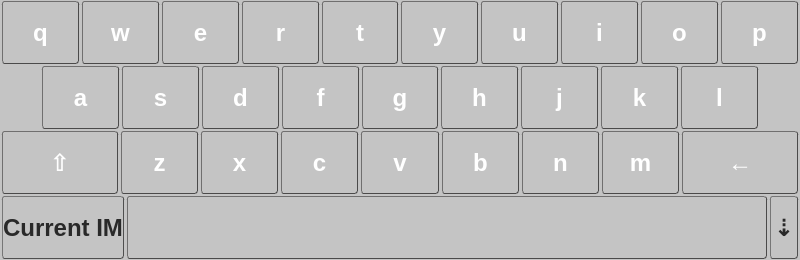
<?xml version="1.0" encoding="UTF-8"?>
<ui version="4.0">
 <class>QVirtualKeyboard</class>
 <widget class="QWidget" name="QVirtualKeyboard">
  <property name="geometry">
   <rect>
    <x>0</x>
    <y>0</y>
    <width>800</width>
    <height>260</height>
   </rect>
  </property>
  <property name="sizePolicy">
   <sizepolicy hsizetype="Preferred" vsizetype="Preferred">
    <horstretch>0</horstretch>
    <verstretch>0</verstretch>
   </sizepolicy>
  </property>
  <property name="minimumSize">
   <size>
    <width>520</width>
    <height>170</height>
   </size>
  </property>
  <property name="windowTitle">
   <string>Form</string>
  </property>
  <property name="styleSheet">
   <string notr="true">QWidget {
	/* Normal */
    background: #C4C4C4;
}

QPushButton {
    min-height: 1.5em;
    font: 24px;
    font-weight: bold;
    margin: 0 1px 0 1px;
    color: #292929;
    background-color: qlineargradient(x1: 0, y1: 0, x2: 0, y2: 1,
                                      stop: 0 #FFFFFF, stop: 0.7 #B3B3B3);
    border-style: outset;
    border-radius: 3px;
    border-width: 1px;
	border-color: #4F4F4F;
}

QPushButton:pressed {
	color: white;
	background-color: qlineargradient(x1: 0, y1: 0, x2: 0, y2: 1,
                                      stop: 0 #2D7D00, stop: 1 #7ED403);
}

QToolButton {
    font: 24px;
    font-weight: bold;
    margin: 0 1px 0 1px;

	/* Normal */
	color: white;
    border-color: #4b4a4a;
    background-color: qlineargradient(x1: 0, y1: 0, x2: 0, y2: 1,
                                      stop: 0 #707070, stop: 1 #353434);
	/* Glossy */
    /*color: white;
    border-color: #4b4a4a;
	background-color: qlineargradient(x1: 0, y1: 0, x2: 0, y2: 1,
                                      stop: 0 #838085, stop: 0.49 #5D5B5E,
									  stop: 0.5 #49474A, stop: 1 #323133);*/
    border-style: outset;
    border-radius: 3px;
    border-width: 1px;
}

QToolButton:pressed {
	color: white;
	background-color: qlineargradient(x1: 0, y1: 0, x2: 0, y2: 1,
                                      stop: 0 #2D7D00, stop: 1 #7ED403);
}

QToolButton:on {
	color: white;
    background-color: qlineargradient(x1: 0, y1: 0, x2: 0, y2: 1,
                                      stop: 0 #2D7D00, stop: 1 #7ED403);
}
</string>
  </property>
  <layout class="QVBoxLayout" name="verticalLayout">
   <property name="spacing">
    <number>0</number>
   </property>
   <property name="sizeConstraint">
    <enum>QLayout::SetMinAndMaxSize</enum>
   </property>
   <property name="margin">
    <number>1</number>
   </property>
   <item>
    <layout class="QVBoxLayout" name="mainLayout">
     <property name="spacing">
      <number>2</number>
     </property>
     <property name="sizeConstraint">
      <enum>QLayout::SetFixedSize</enum>
     </property>
     <property name="topMargin">
      <number>0</number>
     </property>
     <property name="bottomMargin">
      <number>0</number>
     </property>
     <item>
      <layout class="QHBoxLayout" name="horizontalLayout_2">
       <property name="spacing">
        <number>1</number>
       </property>
       <item>
        <widget class="QToolButton" name="btnQ">
         <property name="sizePolicy">
          <sizepolicy hsizetype="Expanding" vsizetype="Expanding">
           <horstretch>0</horstretch>
           <verstretch>0</verstretch>
          </sizepolicy>
         </property>
         <property name="font">
          <font>
           <weight>75</weight>
           <italic>false</italic>
           <bold>true</bold>
          </font>
         </property>
         <property name="whatsThis">
          <string>0x71</string>
         </property>
         <property name="text">
          <string>q</string>
         </property>
         <property name="checkable">
          <bool>false</bool>
         </property>
         <property name="autoRepeat">
          <bool>false</bool>
         </property>
        </widget>
       </item>
       <item>
        <widget class="QToolButton" name="btnW">
         <property name="sizePolicy">
          <sizepolicy hsizetype="Expanding" vsizetype="Expanding">
           <horstretch>0</horstretch>
           <verstretch>0</verstretch>
          </sizepolicy>
         </property>
         <property name="font">
          <font>
           <weight>75</weight>
           <italic>false</italic>
           <bold>true</bold>
          </font>
         </property>
         <property name="whatsThis">
          <string>0x77</string>
         </property>
         <property name="text">
          <string>w</string>
         </property>
         <property name="checkable">
          <bool>false</bool>
         </property>
         <property name="autoRepeat">
          <bool>false</bool>
         </property>
        </widget>
       </item>
       <item>
        <widget class="QToolButton" name="btnE">
         <property name="sizePolicy">
          <sizepolicy hsizetype="Expanding" vsizetype="Expanding">
           <horstretch>0</horstretch>
           <verstretch>0</verstretch>
          </sizepolicy>
         </property>
         <property name="font">
          <font>
           <weight>75</weight>
           <italic>false</italic>
           <bold>true</bold>
          </font>
         </property>
         <property name="whatsThis">
          <string>0x65</string>
         </property>
         <property name="text">
          <string>e</string>
         </property>
         <property name="checkable">
          <bool>false</bool>
         </property>
         <property name="autoRepeat">
          <bool>false</bool>
         </property>
        </widget>
       </item>
       <item>
        <widget class="QToolButton" name="btnR">
         <property name="sizePolicy">
          <sizepolicy hsizetype="Expanding" vsizetype="Expanding">
           <horstretch>0</horstretch>
           <verstretch>0</verstretch>
          </sizepolicy>
         </property>
         <property name="font">
          <font>
           <weight>75</weight>
           <italic>false</italic>
           <bold>true</bold>
          </font>
         </property>
         <property name="whatsThis">
          <string>0x72</string>
         </property>
         <property name="text">
          <string>r</string>
         </property>
         <property name="checkable">
          <bool>false</bool>
         </property>
         <property name="autoRepeat">
          <bool>false</bool>
         </property>
        </widget>
       </item>
       <item>
        <widget class="QToolButton" name="btnT">
         <property name="sizePolicy">
          <sizepolicy hsizetype="Expanding" vsizetype="Expanding">
           <horstretch>0</horstretch>
           <verstretch>0</verstretch>
          </sizepolicy>
         </property>
         <property name="font">
          <font>
           <weight>75</weight>
           <italic>false</italic>
           <bold>true</bold>
          </font>
         </property>
         <property name="whatsThis">
          <string>0x74</string>
         </property>
         <property name="text">
          <string>t</string>
         </property>
         <property name="checkable">
          <bool>false</bool>
         </property>
         <property name="autoRepeat">
          <bool>false</bool>
         </property>
        </widget>
       </item>
       <item>
        <widget class="QToolButton" name="btnY">
         <property name="sizePolicy">
          <sizepolicy hsizetype="Expanding" vsizetype="Expanding">
           <horstretch>0</horstretch>
           <verstretch>0</verstretch>
          </sizepolicy>
         </property>
         <property name="font">
          <font>
           <weight>75</weight>
           <italic>false</italic>
           <bold>true</bold>
          </font>
         </property>
         <property name="whatsThis">
          <string>0x79</string>
         </property>
         <property name="text">
          <string>y</string>
         </property>
         <property name="checkable">
          <bool>false</bool>
         </property>
         <property name="autoRepeat">
          <bool>false</bool>
         </property>
        </widget>
       </item>
       <item>
        <widget class="QToolButton" name="btnU">
         <property name="sizePolicy">
          <sizepolicy hsizetype="Expanding" vsizetype="Expanding">
           <horstretch>0</horstretch>
           <verstretch>0</verstretch>
          </sizepolicy>
         </property>
         <property name="font">
          <font>
           <weight>75</weight>
           <italic>false</italic>
           <bold>true</bold>
          </font>
         </property>
         <property name="whatsThis">
          <string>0x75</string>
         </property>
         <property name="text">
          <string>u</string>
         </property>
         <property name="checkable">
          <bool>false</bool>
         </property>
         <property name="autoRepeat">
          <bool>false</bool>
         </property>
        </widget>
       </item>
       <item>
        <widget class="QToolButton" name="btnI">
         <property name="sizePolicy">
          <sizepolicy hsizetype="Expanding" vsizetype="Expanding">
           <horstretch>0</horstretch>
           <verstretch>0</verstretch>
          </sizepolicy>
         </property>
         <property name="font">
          <font>
           <weight>75</weight>
           <italic>false</italic>
           <bold>true</bold>
          </font>
         </property>
         <property name="whatsThis">
          <string>0x69</string>
         </property>
         <property name="text">
          <string>i</string>
         </property>
         <property name="checkable">
          <bool>false</bool>
         </property>
         <property name="autoRepeat">
          <bool>false</bool>
         </property>
        </widget>
       </item>
       <item>
        <widget class="QToolButton" name="btnO">
         <property name="sizePolicy">
          <sizepolicy hsizetype="Expanding" vsizetype="Expanding">
           <horstretch>0</horstretch>
           <verstretch>0</verstretch>
          </sizepolicy>
         </property>
         <property name="font">
          <font>
           <weight>75</weight>
           <italic>false</italic>
           <bold>true</bold>
          </font>
         </property>
         <property name="whatsThis">
          <string>0x6f</string>
         </property>
         <property name="text">
          <string>o</string>
         </property>
         <property name="checkable">
          <bool>false</bool>
         </property>
         <property name="autoRepeat">
          <bool>false</bool>
         </property>
        </widget>
       </item>
       <item>
        <widget class="QToolButton" name="btnP">
         <property name="sizePolicy">
          <sizepolicy hsizetype="Expanding" vsizetype="Expanding">
           <horstretch>0</horstretch>
           <verstretch>0</verstretch>
          </sizepolicy>
         </property>
         <property name="font">
          <font>
           <weight>75</weight>
           <italic>false</italic>
           <bold>true</bold>
          </font>
         </property>
         <property name="whatsThis">
          <string>0x70</string>
         </property>
         <property name="text">
          <string>p</string>
         </property>
         <property name="checkable">
          <bool>false</bool>
         </property>
         <property name="autoRepeat">
          <bool>false</bool>
         </property>
        </widget>
       </item>
      </layout>
     </item>
     <item>
      <layout class="QHBoxLayout" name="horizontalLayout_3">
       <property name="spacing">
        <number>1</number>
       </property>
       <property name="leftMargin">
        <number>40</number>
       </property>
       <property name="rightMargin">
        <number>40</number>
       </property>
       <item>
        <widget class="QToolButton" name="btnA">
         <property name="sizePolicy">
          <sizepolicy hsizetype="Expanding" vsizetype="Expanding">
           <horstretch>0</horstretch>
           <verstretch>0</verstretch>
          </sizepolicy>
         </property>
         <property name="font">
          <font>
           <weight>75</weight>
           <italic>false</italic>
           <bold>true</bold>
          </font>
         </property>
         <property name="whatsThis">
          <string>0x61</string>
         </property>
         <property name="text">
          <string>a</string>
         </property>
         <property name="checkable">
          <bool>false</bool>
         </property>
         <property name="autoRepeat">
          <bool>false</bool>
         </property>
        </widget>
       </item>
       <item>
        <widget class="QToolButton" name="btnS">
         <property name="sizePolicy">
          <sizepolicy hsizetype="Expanding" vsizetype="Expanding">
           <horstretch>0</horstretch>
           <verstretch>0</verstretch>
          </sizepolicy>
         </property>
         <property name="font">
          <font>
           <weight>75</weight>
           <italic>false</italic>
           <bold>true</bold>
          </font>
         </property>
         <property name="whatsThis">
          <string>0x73</string>
         </property>
         <property name="text">
          <string>s</string>
         </property>
         <property name="checkable">
          <bool>false</bool>
         </property>
         <property name="autoRepeat">
          <bool>false</bool>
         </property>
        </widget>
       </item>
       <item>
        <widget class="QToolButton" name="btnD">
         <property name="sizePolicy">
          <sizepolicy hsizetype="Expanding" vsizetype="Expanding">
           <horstretch>0</horstretch>
           <verstretch>0</verstretch>
          </sizepolicy>
         </property>
         <property name="font">
          <font>
           <weight>75</weight>
           <italic>false</italic>
           <bold>true</bold>
          </font>
         </property>
         <property name="whatsThis">
          <string>0x64</string>
         </property>
         <property name="text">
          <string>d</string>
         </property>
         <property name="checkable">
          <bool>false</bool>
         </property>
         <property name="autoRepeat">
          <bool>false</bool>
         </property>
        </widget>
       </item>
       <item>
        <widget class="QToolButton" name="btnF">
         <property name="sizePolicy">
          <sizepolicy hsizetype="Expanding" vsizetype="Expanding">
           <horstretch>0</horstretch>
           <verstretch>0</verstretch>
          </sizepolicy>
         </property>
         <property name="font">
          <font>
           <weight>75</weight>
           <italic>false</italic>
           <bold>true</bold>
          </font>
         </property>
         <property name="whatsThis">
          <string>0x66</string>
         </property>
         <property name="text">
          <string>f</string>
         </property>
         <property name="checkable">
          <bool>false</bool>
         </property>
         <property name="autoRepeat">
          <bool>false</bool>
         </property>
        </widget>
       </item>
       <item>
        <widget class="QToolButton" name="btnG">
         <property name="sizePolicy">
          <sizepolicy hsizetype="Expanding" vsizetype="Expanding">
           <horstretch>0</horstretch>
           <verstretch>0</verstretch>
          </sizepolicy>
         </property>
         <property name="font">
          <font>
           <weight>75</weight>
           <italic>false</italic>
           <bold>true</bold>
          </font>
         </property>
         <property name="whatsThis">
          <string>0x67</string>
         </property>
         <property name="text">
          <string>g</string>
         </property>
         <property name="checkable">
          <bool>false</bool>
         </property>
         <property name="autoRepeat">
          <bool>false</bool>
         </property>
        </widget>
       </item>
       <item>
        <widget class="QToolButton" name="btnH">
         <property name="sizePolicy">
          <sizepolicy hsizetype="Expanding" vsizetype="Expanding">
           <horstretch>0</horstretch>
           <verstretch>0</verstretch>
          </sizepolicy>
         </property>
         <property name="font">
          <font>
           <weight>75</weight>
           <italic>false</italic>
           <bold>true</bold>
          </font>
         </property>
         <property name="whatsThis">
          <string>0x68</string>
         </property>
         <property name="text">
          <string>h</string>
         </property>
         <property name="checkable">
          <bool>false</bool>
         </property>
         <property name="autoRepeat">
          <bool>false</bool>
         </property>
        </widget>
       </item>
       <item>
        <widget class="QToolButton" name="btnJ">
         <property name="sizePolicy">
          <sizepolicy hsizetype="Expanding" vsizetype="Expanding">
           <horstretch>0</horstretch>
           <verstretch>0</verstretch>
          </sizepolicy>
         </property>
         <property name="font">
          <font>
           <pointsize>10</pointsize>
           <weight>75</weight>
           <italic>false</italic>
           <bold>true</bold>
          </font>
         </property>
         <property name="whatsThis">
          <string>0x6a</string>
         </property>
         <property name="text">
          <string>j</string>
         </property>
         <property name="checkable">
          <bool>false</bool>
         </property>
         <property name="autoRepeat">
          <bool>false</bool>
         </property>
        </widget>
       </item>
       <item>
        <widget class="QToolButton" name="btnK">
         <property name="sizePolicy">
          <sizepolicy hsizetype="Expanding" vsizetype="Expanding">
           <horstretch>0</horstretch>
           <verstretch>0</verstretch>
          </sizepolicy>
         </property>
         <property name="font">
          <font>
           <weight>75</weight>
           <italic>false</italic>
           <bold>true</bold>
          </font>
         </property>
         <property name="whatsThis">
          <string>0x6b</string>
         </property>
         <property name="text">
          <string>k</string>
         </property>
         <property name="checkable">
          <bool>false</bool>
         </property>
         <property name="autoRepeat">
          <bool>false</bool>
         </property>
        </widget>
       </item>
       <item>
        <widget class="QToolButton" name="btnL">
         <property name="sizePolicy">
          <sizepolicy hsizetype="Expanding" vsizetype="Expanding">
           <horstretch>0</horstretch>
           <verstretch>0</verstretch>
          </sizepolicy>
         </property>
         <property name="font">
          <font>
           <weight>75</weight>
           <italic>false</italic>
           <bold>true</bold>
          </font>
         </property>
         <property name="whatsThis">
          <string>0x6c</string>
         </property>
         <property name="text">
          <string>l</string>
         </property>
         <property name="checkable">
          <bool>false</bool>
         </property>
         <property name="autoRepeat">
          <bool>false</bool>
         </property>
        </widget>
       </item>
      </layout>
     </item>
     <item>
      <layout class="QHBoxLayout" name="horizontalLayout_4">
       <property name="spacing">
        <number>1</number>
       </property>
       <item>
        <widget class="QToolButton" name="btnShiftLeft">
         <property name="sizePolicy">
          <sizepolicy hsizetype="Expanding" vsizetype="Expanding">
           <horstretch>0</horstretch>
           <verstretch>0</verstretch>
          </sizepolicy>
         </property>
         <property name="minimumSize">
          <size>
           <width>118</width>
           <height>0</height>
          </size>
         </property>
         <property name="font">
          <font>
           <weight>75</weight>
           <italic>false</italic>
           <bold>true</bold>
          </font>
         </property>
         <property name="whatsThis">
          <string>0x01000020</string>
         </property>
         <property name="text">
          <string>⇧</string>
         </property>
         <property name="checkable">
          <bool>true</bool>
         </property>
         <property name="autoRepeat">
          <bool>false</bool>
         </property>
        </widget>
       </item>
       <item>
        <widget class="QToolButton" name="btnZ">
         <property name="sizePolicy">
          <sizepolicy hsizetype="Expanding" vsizetype="Expanding">
           <horstretch>0</horstretch>
           <verstretch>0</verstretch>
          </sizepolicy>
         </property>
         <property name="font">
          <font>
           <weight>75</weight>
           <italic>false</italic>
           <bold>true</bold>
          </font>
         </property>
         <property name="whatsThis">
          <string>0x7a</string>
         </property>
         <property name="text">
          <string>z</string>
         </property>
         <property name="checkable">
          <bool>false</bool>
         </property>
         <property name="autoRepeat">
          <bool>false</bool>
         </property>
        </widget>
       </item>
       <item>
        <widget class="QToolButton" name="btnX">
         <property name="sizePolicy">
          <sizepolicy hsizetype="Expanding" vsizetype="Expanding">
           <horstretch>0</horstretch>
           <verstretch>0</verstretch>
          </sizepolicy>
         </property>
         <property name="font">
          <font>
           <weight>75</weight>
           <italic>false</italic>
           <bold>true</bold>
          </font>
         </property>
         <property name="whatsThis">
          <string>0x78</string>
         </property>
         <property name="text">
          <string>x</string>
         </property>
         <property name="checkable">
          <bool>false</bool>
         </property>
         <property name="autoRepeat">
          <bool>false</bool>
         </property>
        </widget>
       </item>
       <item>
        <widget class="QToolButton" name="btnC">
         <property name="sizePolicy">
          <sizepolicy hsizetype="Expanding" vsizetype="Expanding">
           <horstretch>0</horstretch>
           <verstretch>0</verstretch>
          </sizepolicy>
         </property>
         <property name="font">
          <font>
           <weight>75</weight>
           <italic>false</italic>
           <bold>true</bold>
          </font>
         </property>
         <property name="whatsThis">
          <string>0x63</string>
         </property>
         <property name="text">
          <string>c</string>
         </property>
         <property name="checkable">
          <bool>false</bool>
         </property>
         <property name="autoRepeat">
          <bool>false</bool>
         </property>
        </widget>
       </item>
       <item>
        <widget class="QToolButton" name="btnV">
         <property name="sizePolicy">
          <sizepolicy hsizetype="Expanding" vsizetype="Expanding">
           <horstretch>0</horstretch>
           <verstretch>0</verstretch>
          </sizepolicy>
         </property>
         <property name="font">
          <font>
           <weight>75</weight>
           <italic>false</italic>
           <bold>true</bold>
          </font>
         </property>
         <property name="whatsThis">
          <string>0x76</string>
         </property>
         <property name="text">
          <string>v</string>
         </property>
         <property name="checkable">
          <bool>false</bool>
         </property>
         <property name="autoRepeat">
          <bool>false</bool>
         </property>
        </widget>
       </item>
       <item>
        <widget class="QToolButton" name="btnB">
         <property name="sizePolicy">
          <sizepolicy hsizetype="Expanding" vsizetype="Expanding">
           <horstretch>0</horstretch>
           <verstretch>0</verstretch>
          </sizepolicy>
         </property>
         <property name="font">
          <font>
           <weight>75</weight>
           <italic>false</italic>
           <bold>true</bold>
          </font>
         </property>
         <property name="whatsThis">
          <string>0x62</string>
         </property>
         <property name="text">
          <string>b</string>
         </property>
         <property name="checkable">
          <bool>false</bool>
         </property>
         <property name="autoRepeat">
          <bool>false</bool>
         </property>
        </widget>
       </item>
       <item>
        <widget class="QToolButton" name="btnN">
         <property name="sizePolicy">
          <sizepolicy hsizetype="Expanding" vsizetype="Expanding">
           <horstretch>0</horstretch>
           <verstretch>0</verstretch>
          </sizepolicy>
         </property>
         <property name="font">
          <font>
           <weight>75</weight>
           <italic>false</italic>
           <bold>true</bold>
          </font>
         </property>
         <property name="whatsThis">
          <string>0x6e</string>
         </property>
         <property name="text">
          <string>n</string>
         </property>
         <property name="checkable">
          <bool>false</bool>
         </property>
         <property name="autoRepeat">
          <bool>false</bool>
         </property>
        </widget>
       </item>
       <item>
        <widget class="QToolButton" name="btnM">
         <property name="sizePolicy">
          <sizepolicy hsizetype="Expanding" vsizetype="Expanding">
           <horstretch>0</horstretch>
           <verstretch>0</verstretch>
          </sizepolicy>
         </property>
         <property name="font">
          <font>
           <weight>75</weight>
           <italic>false</italic>
           <bold>true</bold>
          </font>
         </property>
         <property name="whatsThis">
          <string>0x6d</string>
         </property>
         <property name="text">
          <string>m</string>
         </property>
         <property name="checkable">
          <bool>false</bool>
         </property>
         <property name="autoRepeat">
          <bool>false</bool>
         </property>
        </widget>
       </item>
       <item>
        <widget class="QToolButton" name="btnBackSpace">
         <property name="sizePolicy">
          <sizepolicy hsizetype="Expanding" vsizetype="Expanding">
           <horstretch>0</horstretch>
           <verstretch>0</verstretch>
          </sizepolicy>
         </property>
         <property name="minimumSize">
          <size>
           <width>118</width>
           <height>0</height>
          </size>
         </property>
         <property name="font">
          <font>
           <weight>75</weight>
           <italic>false</italic>
           <bold>true</bold>
          </font>
         </property>
         <property name="whatsThis">
          <string>0x01000003</string>
         </property>
         <property name="text">
          <string>←</string>
         </property>
         <property name="checkable">
          <bool>false</bool>
         </property>
         <property name="autoRepeat">
          <bool>true</bool>
         </property>
        </widget>
       </item>
      </layout>
     </item>
     <item>
      <layout class="QHBoxLayout" name="horizontalLayout_5">
       <property name="spacing">
        <number>1</number>
       </property>
       <item>
        <widget class="QPushButton" name="btnIMToggle">
         <property name="sizePolicy">
          <sizepolicy hsizetype="Minimum" vsizetype="Minimum">
           <horstretch>0</horstretch>
           <verstretch>0</verstretch>
          </sizepolicy>
         </property>
         <property name="minimumSize">
          <size>
           <width>88</width>
           <height>25</height>
          </size>
         </property>
         <property name="text">
          <string>Current IM</string>
         </property>
        </widget>
       </item>
       <item>
        <widget class="QToolButton" name="btnSpace">
         <property name="sizePolicy">
          <sizepolicy hsizetype="MinimumExpanding" vsizetype="Expanding">
           <horstretch>0</horstretch>
           <verstretch>0</verstretch>
          </sizepolicy>
         </property>
         <property name="font">
          <font>
           <weight>75</weight>
           <italic>false</italic>
           <bold>true</bold>
          </font>
         </property>
         <property name="whatsThis">
          <string>0x20</string>
         </property>
         <property name="text">
          <string> </string>
         </property>
         <property name="checkable">
          <bool>false</bool>
         </property>
         <property name="autoRepeat">
          <bool>false</bool>
         </property>
        </widget>
       </item>
       <item>
        <widget class="QPushButton" name="btnLoc">
         <property name="sizePolicy">
          <sizepolicy hsizetype="Minimum" vsizetype="Minimum">
           <horstretch>0</horstretch>
           <verstretch>0</verstretch>
          </sizepolicy>
         </property>
         <property name="minimumSize">
          <size>
           <width>30</width>
           <height>25</height>
          </size>
         </property>
         <property name="text">
          <string>⇣</string>
         </property>
        </widget>
       </item>
      </layout>
     </item>
    </layout>
   </item>
  </layout>
 </widget>
 <resources/>
 <connections/>
</ui>
